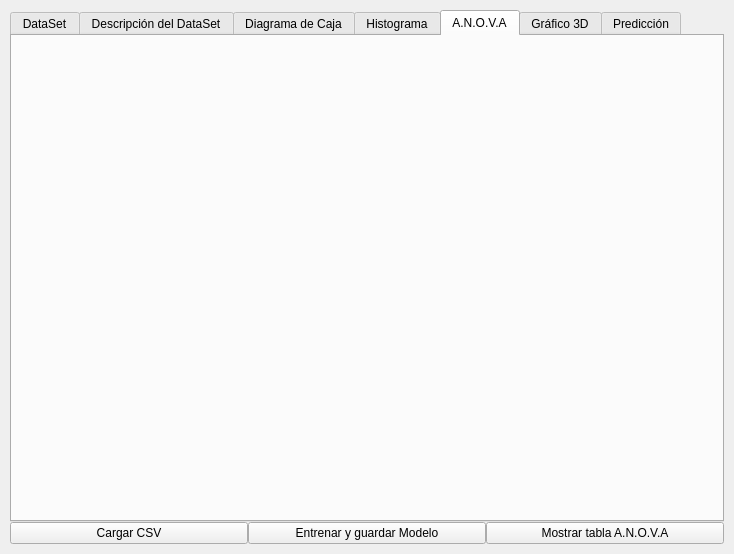
<?xml version="1.0" encoding="UTF-8"?>
<ui version="4.0">
 <class>MainWindow</class>
 <widget class="QMainWindow" name="MainWindow">
  <property name="geometry">
   <rect>
    <x>0</x>
    <y>0</y>
    <width>734</width>
    <height>554</height>
   </rect>
  </property>
  <property name="windowTitle">
   <string>Sistema Momotombo</string>
  </property>
  <widget class="QWidget" name="centralwidget">
   <layout class="QVBoxLayout" name="verticalLayout">
    <property name="spacing">
     <number>0</number>
    </property>
    <property name="leftMargin">
     <number>10</number>
    </property>
    <property name="topMargin">
     <number>10</number>
    </property>
    <property name="rightMargin">
     <number>10</number>
    </property>
    <property name="bottomMargin">
     <number>10</number>
    </property>
    <item>
     <widget class="QTabWidget" name="tabView">
      <property name="currentIndex">
       <number>4</number>
      </property>
      <widget class="DataSetPage" name="DataSetPage">
       <attribute name="title">
        <string>DataSet</string>
       </attribute>
      </widget>
      <widget class="DataSetDescription" name="DataSetDescription">
       <attribute name="title">
        <string>Descripción del DataSet</string>
       </attribute>
      </widget>
      <widget class="DataSetBox" name="DataSetBox">
       <attribute name="title">
        <string>Diagrama de Caja</string>
       </attribute>
      </widget>
      <widget class="DataSetHist" name="DataSetHist">
       <property name="enabled">
        <bool>true</bool>
       </property>
       <attribute name="title">
        <string>Histograma</string>
       </attribute>
      </widget>
      <widget class="DataSetDetails" name="DataSetDetails">
       <attribute name="title">
        <string>A.N.O.V.A</string>
       </attribute>
      </widget>
      <widget class="DataSetGraficador" name="DataSetGraficador">
       <attribute name="title">
        <string>Gráfico 3D</string>
       </attribute>
      </widget>
      <widget class="DataSetPrediccion" name="DataSetPrediccion">
       <attribute name="title">
        <string>Predicción</string>
       </attribute>
      </widget>
     </widget>
    </item>
    <item>
     <layout class="QHBoxLayout" name="horizontalLayout">
      <item>
       <widget class="QPushButton" name="btnCargar">
        <property name="text">
         <string>Cargar CSV</string>
        </property>
       </widget>
      </item>
      <item>
       <widget class="QPushButton" name="btnPredecir">
        <property name="text">
         <string>Entrenar y guardar Modelo</string>
        </property>
       </widget>
      </item>
      <item>
       <widget class="QPushButton" name="btnCompare">
        <property name="text">
         <string>Mostrar tabla A.N.O.V.A</string>
        </property>
       </widget>
      </item>
     </layout>
    </item>
   </layout>
  </widget>
 </widget>
 <customwidgets>
  <customwidget>
   <class>DataSetPage</class>
   <extends>QWidget</extends>
   <header>controller/datasetpage.h</header>
   <container>1</container>
  </customwidget>
  <customwidget>
   <class>DataSetDescription</class>
   <extends>QWidget</extends>
   <header>controller/datasetdescription.h</header>
   <container>1</container>
  </customwidget>
  <customwidget>
   <class>DataSetBox</class>
   <extends>QWidget</extends>
   <header>controller/datasetbox.h</header>
   <container>1</container>
  </customwidget>
  <customwidget>
   <class>DataSetHist</class>
   <extends>QWidget</extends>
   <header>controller/datasethist.h</header>
   <container>1</container>
  </customwidget>
  <customwidget>
   <class>DataSetDetails</class>
   <extends>QWidget</extends>
   <header>controller/datasetdetails.h</header>
   <container>1</container>
  </customwidget>
  <customwidget>
   <class>DataSetPrediccion</class>
   <extends>QWidget</extends>
   <header>controller/datasetprediccion.h</header>
   <container>1</container>
  </customwidget>
  <customwidget>
   <class>DataSetGraficador</class>
   <extends>QWidget</extends>
   <header>controller/datasetgraficador.h</header>
   <container>1</container>
  </customwidget>
 </customwidgets>
 <resources/>
 <connections/>
</ui>
